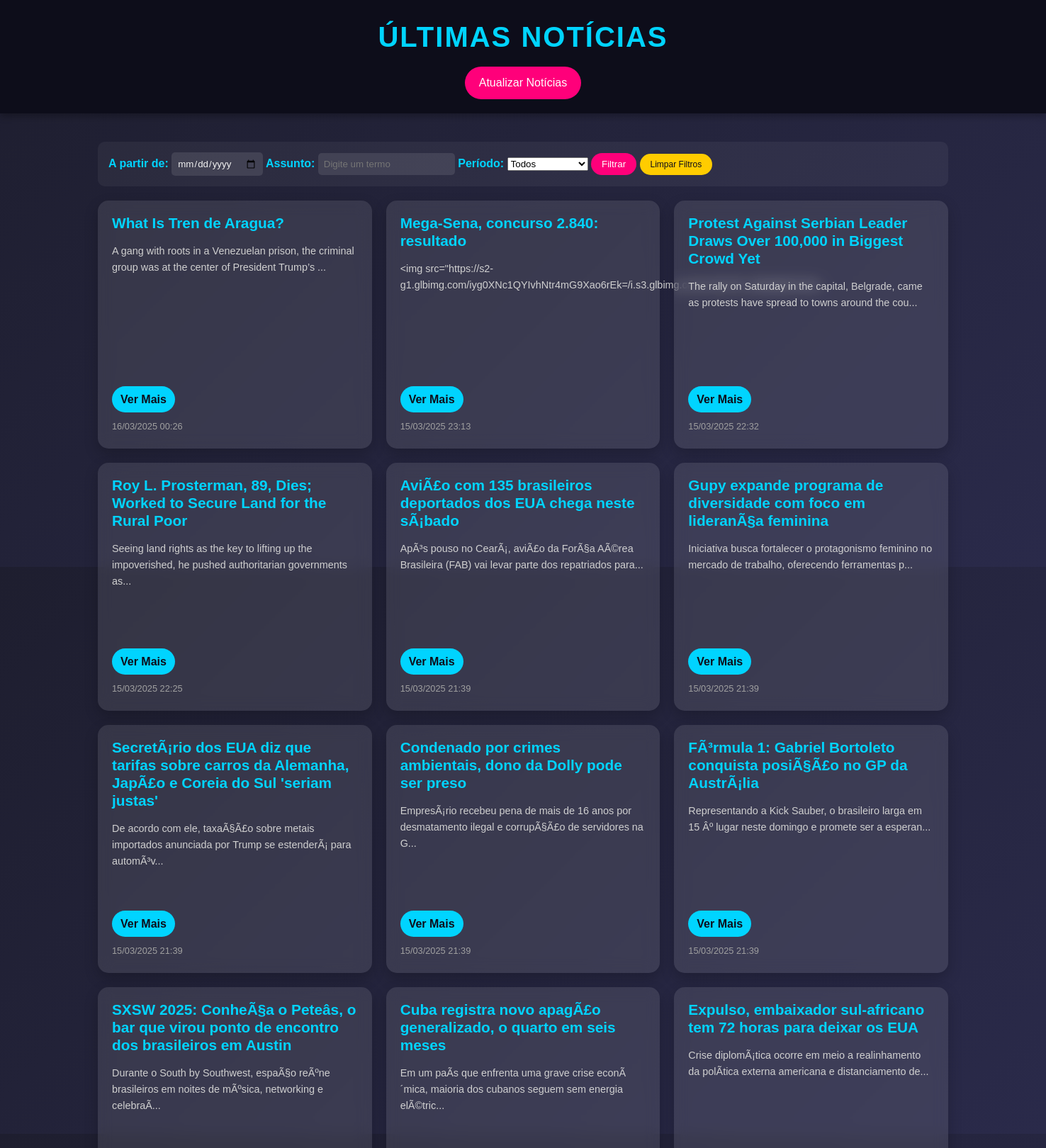
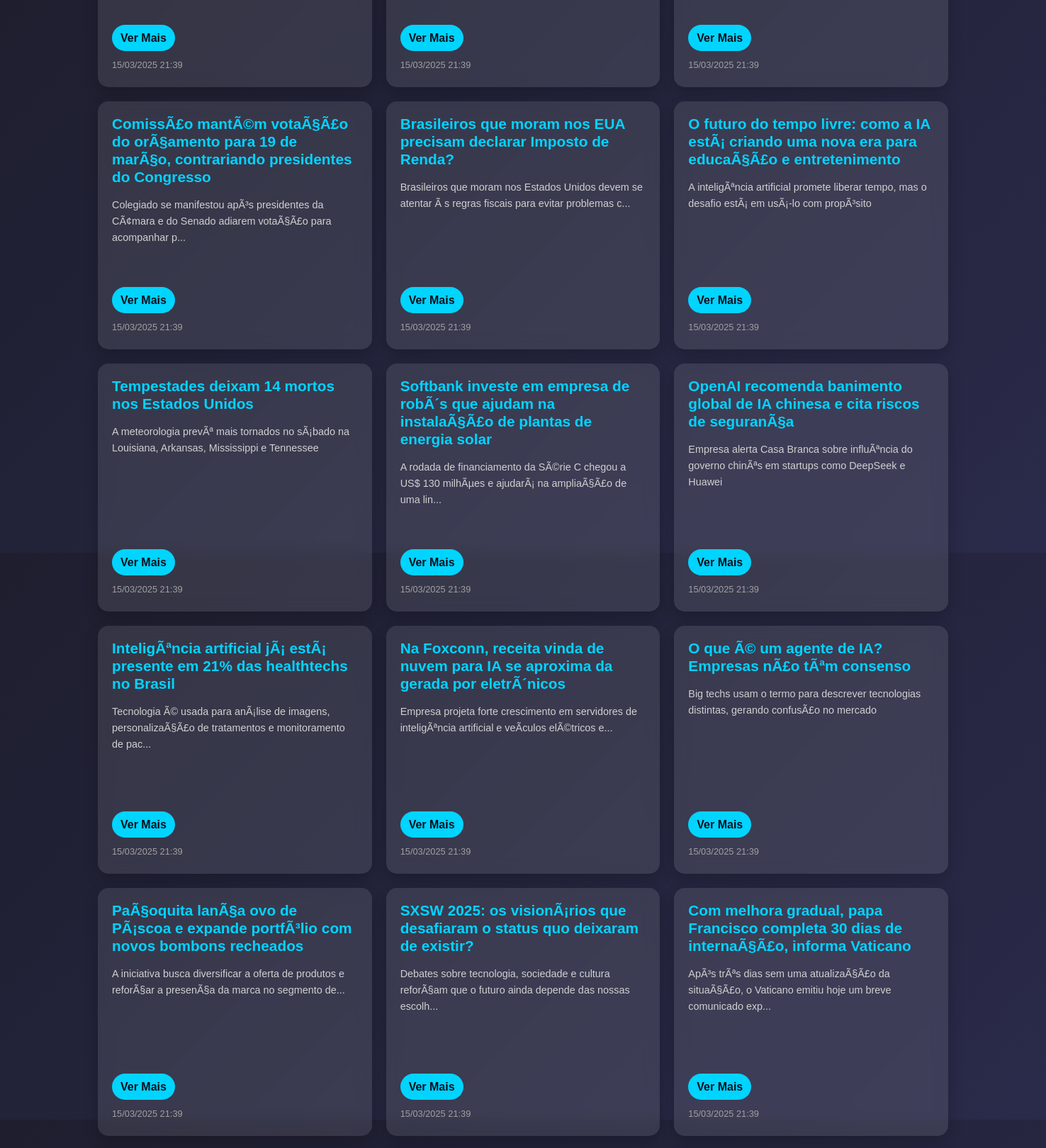
The page / (upper part) on the database its author committed (2 pictures, top to bottom).
### app/models.py (models this page shows)
class Noticia(db.Model):
    __tablename__ = 'Noticia'
    id = db.Column(db.Integer, primary_key=True)
    titulo = db.Column(db.String(200), nullable=False)
    conteudo = db.Column(db.Text, nullable=False)
    url = db.Column(db.String(500), unique=True, nullable=False)
    data_publicacao = db.Column(db.DateTime, nullable=False)

### app/routes.py (the view)
@app.route('/', methods=['GET'])
def index():
    data_filtro = request.args.get('data', None)
    assunto_filtro = request.args.get('assunto', None)
    periodo = request.args.get('periodo', None)
    query = Noticia.query
    if data_filtro:
        try:
            data = datetime.strptime(data_filtro, '%Y-%m-%d')
            query = query.filter(db.func.date(Noticia.data_publicacao) >= data.date())
        except ValueError:
            pass
    if assunto_filtro:
        query = query.filter(
            (Noticia.titulo.ilike(f'%{assunto_filtro}%')) |
            (Noticia.conteudo.ilike(f'%{assunto_filtro}%'))
        )
    if periodo == 'semana':
        data_inicio = datetime.now() - timedelta(days=7)
        query = query.filter(Noticia.data_publicacao >= data_inicio)
    elif periodo == 'mes':
        data_inicio = datetime.now() - timedelta(days=30)
        query = query.filter(Noticia.data_publicacao >= data_inicio)
    noticias = query.order_by(Noticia.data_publicacao.desc()).all()
    return render_template('index.html', noticias=noticias)

### app/templates/index.html (shortened to what this page needs)
<!DOCTYPE html>
<html lang="pt-br">
<head>
    <link rel="stylesheet" href="{{ url_for('static', filename='styles.css') }}">
</head>
<body>
    <header>
        <h1>Últimas Notícias</h1>
        <a href="/atualizar" class="btn-atualizar">Atualizar Notícias</a>
    </header>
    <main>
        <section class="filtro-container">
            <form method="GET" action="/">
                <label for="data">A partir de:</label>
                <input type="date" id="data" name="data">
                <label for="assunto">Assunto:</label>
                <input type="text" id="assunto" name="assunto" placeholder="Digite um termo">
                <label for="periodo">Período:</label>
                <select id="periodo" name="periodo">
                    <option value="">Todos</option>
                </select>
                <button type="submit" class="btn-filtrar">Filtrar</button>
                <a href="/" class="btn-limpar">Limpar Filtros</a>
            </form>
        </section>
        <section class="noticias-container">
            {% for noticia in noticias %}
                <article class="noticia-card">
                    <h2>{{ noticia.titulo }}</h2>
                    <p>{{ noticia.conteudo[:100] + '...' if noticia.conteudo|length > 100 else noticia.conteudo }}</p>
                    <a href="{{ url_for('noticia_detalhe', id=noticia.id) }}" class="btn-leia-mais">Ver Mais</a>
                    <small>{{ noticia.data_publicacao.strftime('%d/%m/%Y %H:%M') }}</small>
                </article>
            {% endfor %}
        </section>
    </main>
</body>
</html>

### app/static/styles.css (style rules this page uses)
* { margin: 0; padding: 0; box-sizing: border-box; font-family: 'Arial', sans-serif; }
body { background: linear-gradient(135deg, #1e1e2f 0%, #2a2a4a 100%); color: #f0f0f0; line-height: 1.6; min-height: 100vh; display: flex; flex-direction: column; }
header { background: #0d0d1a; padding: 20px; text-align: center; box-shadow: 0 4px 10px rgba(0, 0, 0, 0.3); }
header h1 { font-size: 2.5em; color: #00d4ff; text-transform: uppercase; letter-spacing: 2px; }
.btn-atualizar, .btn-voltar { display: inline-block; margin-top: 10px; padding: 10px 20px; background: #ff007a; color: #fff; text-decoration: none; border-radius: 25px; transition: transform 0.3s, background 0.3s; }
main { flex: 1; padding: 20px; }
.filtro-container { max-width: 1200px; margin: 20px auto; padding: 15px; background: rgba(255, 255, 255, 0.05); border-radius: 10px; display: flex; gap: 15px; align-items: center; }
.filtro-container label { color: #00d4ff; font-weight: bold; }
.filtro-container input { padding: 8px; border: none; border-radius: 5px; background: rgba(255, 255, 255, 0.1); color: #f0f0f0; }
.btn-filtrar { padding: 8px 15px; background: #ff007a; color: #fff; border: none; border-radius: 20px; cursor: pointer; transition: background 0.3s; }
.btn-limpar { font-size: 12px; padding: 8px 15px; background: #ffcc00; color: #0d0d1a; text-decoration: none; border-radius: 20px; transition: background 0.3s; }
.noticias-container { max-width: 1200px; margin: 0 auto; display: grid; grid-template-columns: repeat(auto-fit, minmax(300px, 1fr)); gap: 20px; }
.noticia-card { background: rgba(255, 255, 255, 0.1); border-radius: 15px; padding: 20px; backdrop-filter: blur(10px); box-shadow: 0 8px 20px rgba(0, 0, 0, 0.2); transition: transform 0.3s, box-shadow 0.3s; height: 350px; display: flex; flex-direction: column; gap: 10px; }
.noticia-card h2 { font-size: 1.3em; color: #00d4ff; margin-bottom: 5px; line-height: 1.2; }
.noticia-card p { font-size: 0.9em; color: #d0d0d0; margin-bottom: 10px; flex-grow: 1; }
.btn-leia-mais { display: inline-block; padding: 6px 12px; background: #00d4ff; color: #0d0d1a; text-decoration: none; border-radius: 20px; font-weight: bold; transition: background 0.3s; align-self: flex-start; }
.noticia-card small { font-size: 0.8em; color: #a0a0a0; }

### rows shown on the page
Noticia: titulo "What Is Tren de Aragua?", conteudo "A gang with roots in a Venezuelan prison, the criminal group was at the center of President Trump’s ...", data_publicacao "16/03/2025 00:26"
Noticia: titulo "Mega-Sena, concurso 2.840: resultado", conteudo "<img src=\"https://s2-g1.glbimg.com/iyg0XNc1QYIvhNtr4mG9Xao6rEk=/i.s3.glbimg.com/v1/AUTH_59edd422c0c8...", data_publicacao "15/03/2025 23:13"
Noticia: titulo "Protest Against Serbian Leader Draws Over 100,000 in Biggest Crowd Yet", conteudo "The rally on Saturday in the capital, Belgrade, came as protests have spread to towns around the cou...", data_publicacao "15/03/2025 22:32"
Noticia: titulo "Roy L. Prosterman, 89, Dies; Worked to Secure Land for the Rural Poor", conteudo "Seeing land rights as the key to lifting up the impoverished, he pushed authoritarian governments as...", data_publicacao "15/03/2025 22:25"
Noticia: titulo "AviÃ£o com 135 brasileiros deportados dos EUA chega neste sÃ¡bado", conteudo "ApÃ³s pouso no CearÃ¡, aviÃ£o da ForÃ§a AÃ©rea Brasileira (FAB) vai levar parte dos repatriados para...", data_publicacao "15/03/2025 21:39"
Noticia: titulo "Gupy expande programa de diversidade com foco em lideranÃ§a feminina", conteudo "Iniciativa busca fortalecer o protagonismo feminino no mercado de trabalho, oferecendo ferramentas p...", data_publicacao "15/03/2025 21:39"
Noticia: titulo "SecretÃ¡rio dos EUA diz que tarifas sobre carros da Alemanha, JapÃ£o e Coreia do Sul 'seriam justas'", conteudo "De acordo com ele, taxaÃ§Ã£o sobre metais importados anunciada por Trump se estenderÃ¡ para automÃ³v...", data_publicacao "15/03/2025 21:39"
Noticia: titulo "Condenado por crimes ambientais, dono da Dolly pode ser preso", conteudo "EmpresÃ¡rio recebeu pena de mais de 16 anos por desmatamento ilegal e corrupÃ§Ã£o de servidores na G...", data_publicacao "15/03/2025 21:39"
Noticia: titulo "FÃ³rmula 1: Gabriel Bortoleto conquista posiÃ§Ã£o no GP da AustrÃ¡lia", conteudo "Representando a Kick Sauber, o brasileiro larga em 15 Âº lugar neste domingo e promete ser a esperan...", data_publicacao "15/03/2025 21:39"
Noticia: titulo "SXSW 2025: ConheÃ§a o Peteâs, o bar que virou ponto de encontro dos brasileiros em Austin", conteudo "Durante o South by Southwest, espaÃ§o reÃºne brasileiros em noites de mÃºsica, networking e celebraÃ...", data_publicacao "15/03/2025 21:39"
Noticia: titulo "Cuba registra novo apagÃ£o generalizado, o quarto em seis meses", conteudo "Em um paÃ­s que enfrenta uma grave crise econÃ´mica, maioria dos cubanos seguem sem energia elÃ©tric...", data_publicacao "15/03/2025 21:39"
Noticia: titulo "Expulso, embaixador sul-africano tem 72 horas para deixar os EUA", conteudo "Crise diplomÃ¡tica ocorre em meio a realinhamento da polÃ­tica externa americana e distanciamento de...", data_publicacao "15/03/2025 21:39"
Noticia: titulo "ComissÃ£o mantÃ©m votaÃ§Ã£o do orÃ§amento para 19 de marÃ§o, contrariando presidentes do Congresso", conteudo "Colegiado se manifestou apÃ³s presidentes da CÃ¢mara e do Senado adiarem votaÃ§Ã£o para acompanhar p...", data_publicacao "15/03/2025 21:39"
Noticia: titulo "Brasileiros que moram nos EUA precisam declarar Imposto de Renda?", conteudo "Brasileiros que moram nos Estados Unidos devem se atentar Ã s regras fiscais para evitar problemas c...", data_publicacao "15/03/2025 21:39"
Noticia: titulo "O futuro do tempo livre: como a IA estÃ¡ criando uma nova era para educaÃ§Ã£o e entretenimento", conteudo "A inteligÃªncia artificial promete liberar tempo, mas o desafio estÃ¡ em usÃ¡-lo com propÃ³sito", data_publicacao "15/03/2025 21:39"
Noticia: titulo "Tempestades deixam 14 mortos nos Estados Unidos", conteudo "A meteorologia prevÃª mais tornados no sÃ¡bado na Louisiana, Arkansas, Mississippi e Tennessee", data_publicacao "15/03/2025 21:39"
Noticia: titulo "Softbank investe em empresa de robÃ´s que ajudam na instalaÃ§Ã£o de plantas de energia solar", conteudo "A rodada de financiamento da SÃ©rie C chegou a US$ 130 milhÃµes e ajudarÃ¡ na ampliaÃ§Ã£o de uma lin...", data_publicacao "15/03/2025 21:39"
Noticia: titulo "OpenAI recomenda banimento global de IA chinesa e cita riscos de seguranÃ§a", conteudo "Empresa alerta Casa Branca sobre influÃªncia do governo chinÃªs em startups como DeepSeek e Huawei", data_publicacao "15/03/2025 21:39"
Noticia: titulo "InteligÃªncia artificial jÃ¡ estÃ¡ presente em 21% das healthtechs no Brasil", conteudo "Tecnologia Ã© usada para anÃ¡lise de imagens, personalizaÃ§Ã£o de tratamentos e monitoramento de pac...", data_publicacao "15/03/2025 21:39"
Noticia: titulo "Na Foxconn, receita vinda de nuvem para IA se aproxima da gerada por eletrÃ´nicos", conteudo "Empresa projeta forte crescimento em servidores de inteligÃªncia artificial e veÃ­culos elÃ©tricos e...", data_publicacao "15/03/2025 21:39"
Noticia: titulo "O que Ã© um agente de IA? Empresas nÃ£o tÃªm consenso", conteudo "Big techs usam o termo para descrever tecnologias distintas, gerando confusÃ£o no mercado", data_publicacao "15/03/2025 21:39"
Noticia: titulo "PaÃ§oquita lanÃ§a ovo de PÃ¡scoa e expande portfÃ³lio com novos bombons recheados", conteudo "A iniciativa busca diversificar a oferta de produtos e reforÃ§ar a presenÃ§a da marca no segmento de...", data_publicacao "15/03/2025 21:39"
Noticia: titulo "SXSW 2025: os visionÃ¡rios que desafiaram o status quo deixaram de existir?", conteudo "Debates sobre tecnologia, sociedade e cultura reforÃ§am que o futuro ainda depende das nossas escolh...", data_publicacao "15/03/2025 21:39"
Noticia: titulo "Com melhora gradual, papa Francisco completa 30 dias de internaÃ§Ã£o, informa Vaticano", conteudo "ApÃ³s trÃªs dias sem uma atualizaÃ§Ã£o da situaÃ§Ã£o, o Vaticano emitiu hoje um breve comunicado exp...", data_publicacao "15/03/2025 21:39"
